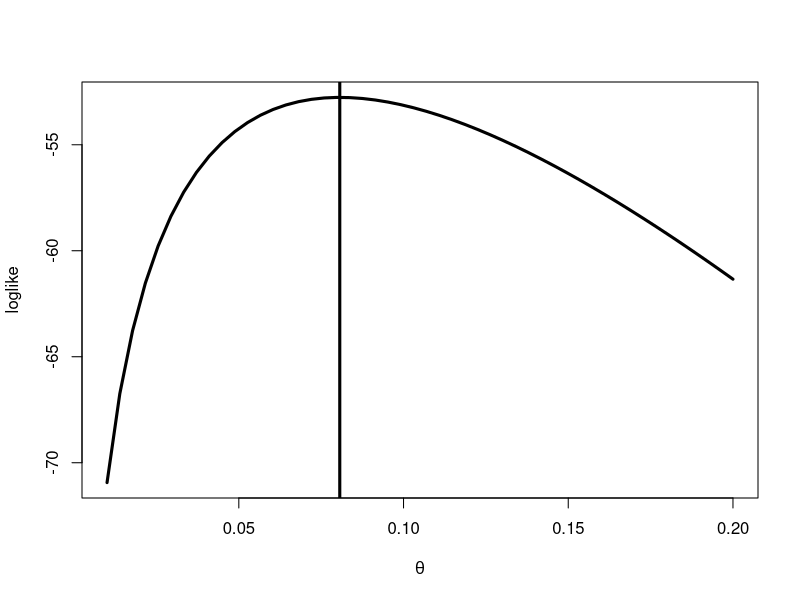
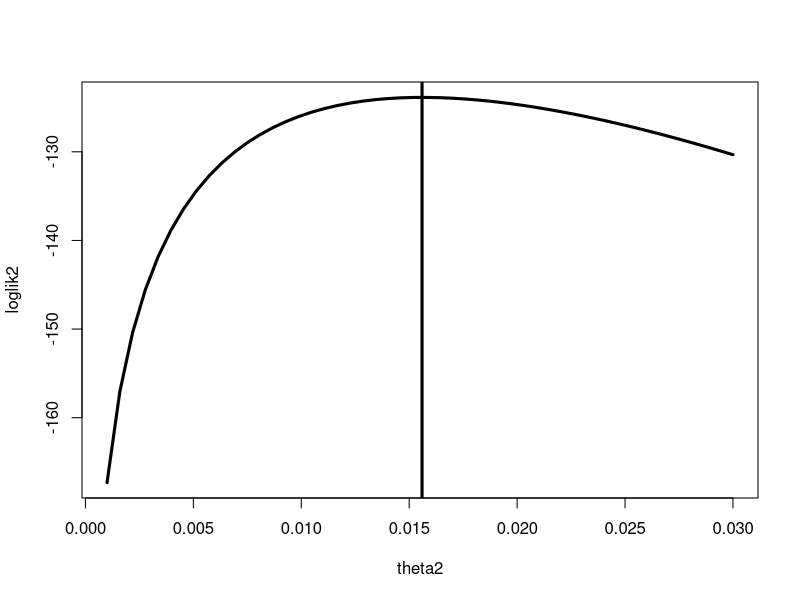

Reproduce these figures in R, in order.
library(tidyverse)

##EXPONENTIAL
theta <- seq(0.01,.2,length=50)

hittime <- c(1,5,15,2,3,45,13,3,3,16,23,42,4,7,4)

number <- length(hittime)

thetahate <- 1/mean(hittime)

loglike <- number*log(theta)-theta*sum(hittime)

plot(theta,loglike, lwd=3, type = "l", xlab=expression(theta)) 
  abline(v=thetahate, lwd=3)

############################################################
############################################################
############################################################
############################################################
############################################################
############################################################

  #EXPONENTIAL 
sequence <-  seq(.001, .03, length=50)

theta2 <- c(50,44,102,72,22,39,3,15,197,188,79,88,46,5,5,36,22,139,210,97,30,23,13,14)

thetahat <- 1/mean(theta2)

loglik2 <- length(theta2)*log(sequence)-sequence*sum(theta2)

plot(sequence,loglik2, type = "l", lwd=3, xlab=expression(theta2))  
abline(v=thetahat, lwd=3)

##OPTIMISATION

AIRCON <- function(sequence,y,n){
  length(theta2)*log(sequence)-sequence*sum(theta2)
}

#can toggle the initial par value
optim(par=.05, fn=AIRCON, method="BFGS", control=list(fnscale=-1),y=theta2, n=length(theta2))
